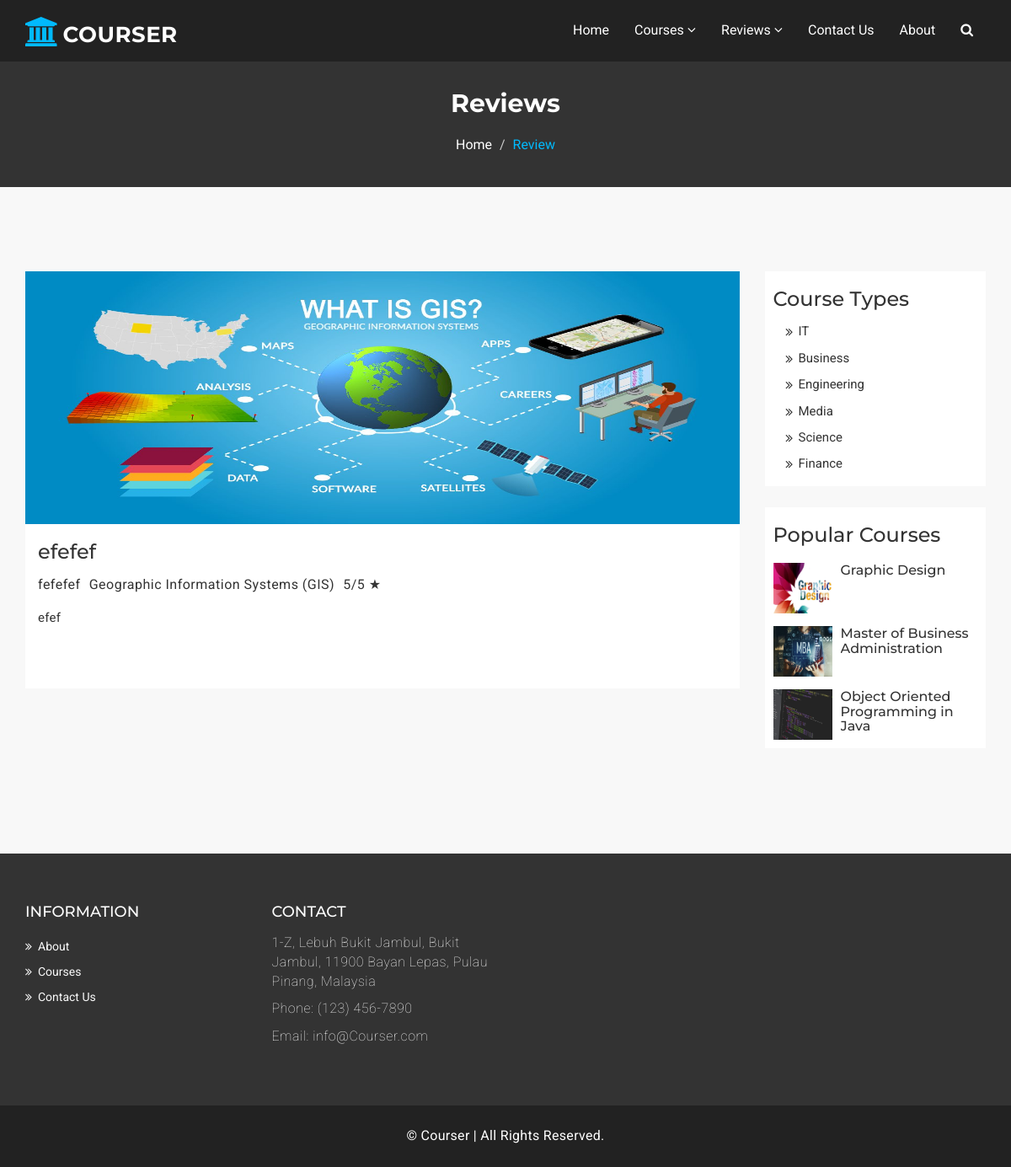
Page /reviewsingle.php?id=6 on the committed database.
### tables this page shows
CREATE TABLE `reviews` (
  `review_id` int(11) NOT NULL,
  `course_id` int(11) NOT NULL,
  `review_name` text NOT NULL,
  `review_title` text NOT NULL,
  `review_text` text NOT NULL,
  `review_rating` int(11) NOT NULL,
  `review_email` text NOT NULL
);

CREATE TABLE `courses` (
  `course_id` int(11) NOT NULL,
  `course_name` varchar(200) NOT NULL,
  `course_type` varchar(200) NOT NULL,
  `course_cost` varchar(300) NOT NULL,
  `course_length` varchar(200) NOT NULL,
  `course_desc` varchar(10000) NOT NULL,
  `course_info` varchar(10000) NOT NULL,
  `course_img` varchar(100) NOT NULL,
  `course_classes` varchar(200) NOT NULL,
  `course_prov` varchar(200) NOT NULL
);

### reviewsingle.php (the view, shortened to what this page needs)
<?php
	include_once('dbinc.php');
	$ID = $_GET['id'];
	$sql = "SELECT * FROM reviews where review_id='$ID';";
	$result = mysqli_query($conn, $sql) or die("Bad Query:$sql");
	$row = mysqli_fetch_array($result);
?>
<!DOCTYPE html>
<html lang="en">
  <head>
    <link href="assets/css/font-awesome.css" rel="stylesheet">
    <link href="assets/css/bootstrap.css" rel="stylesheet">
    <link rel="stylesheet" type="text/css" href="assets/css/slick.css">
    <link rel="stylesheet" href="assets/css/jquery.fancybox.css" type="text/css" media="screen" />
    <link id="switcher" href="assets/css/theme-color/default-theme.css" rel="stylesheet">
    <link href="assets/css/style.css" rel="stylesheet">
  </head>
  <body>
 <section id="mu-page-breadcrumb">
   <div class="container">
     <div class="row">
       <div class="col-md-12">
         <div class="mu-page-breadcrumb-area">
           <h2>Reviews</h2>
           <ol class="breadcrumb">
            <li><a href="index.php">Home</a></li>
            <li class="active">Review</li>
          </ol>
         </div>
       </div>
     </div>
   </div>
 </section>
 <section id="mu-course-content">
   <div class="container">
     <div class="row">
       <div class="col-md-12">
         <div class="mu-course-content-area">
            <div class="row">
              <div class="col-md-9">
                <div class="mu-course-container mu-blog-single">
                  <div class="row">
                    <div class="col-md-12">
                      <article class="mu-blog-single-item">
                        <figure class="mu-blog-single-img">
						<?php
						  $courseid = $row['course_id'];
						  $sql2 = "SELECT * FROM courses where course_id='$courseid';";
					      $result2 = mysqli_query($conn, $sql2) or die("Bad Query:$sql2");
	                      $row2 = mysqli_fetch_array($result2);
						  ?>
                          <a href="#"><img alt="img" src="<?php echo $row2['course_img']?>" height="300"></a>
                          <figcaption class="mu-blog-caption">
                            <h3><a href="#"><?php echo $row['review_title']?></a></h3>
                          </figcaption>
                        </figure>
                        <div class="mu-blog-meta">
                          <a><?php echo $row['review_name']?></a>
                          <a href="#"><?php echo $row2['course_name']?></a>
						  <a><?php echo $row['review_rating']?>/5 ★</a>
                        </div>
                        <div class="mu-blog-description">
                          <p><?php echo $row['review_text']?></p>
                        </div>
                      </article>
                    </div>
                  </div>
                </div>
              </div>
              <div class="col-md-3">
                <aside class="mu-sidebar">
                  <div class="mu-single-sidebar">
                    <h3>Course Types</h3>
                    <ul class="mu-sidebar-catg">
                      <li><a href="search.php?search=IT&submit-search=true">IT</a></li>
                      <li><a href="search.php?search=Business&submit-search=true">Business</a></li>
                      <li><a href="search.php?search=Engineering&submit-search=true">Engineering</a></li>
                      <li><a href="search.php?search=Media&submit-search=true">Media</a></li>
                      <li><a href="search.php?search=Science&submit-search=true">Science</a></li>
                      <li><a href="search.php?search=Finance&submit-search=true">Finance</a></li>
                    </ul>
                  </div>
                  <div class="mu-single-sidebar">
                    <h3>Popular Courses</h3>
                    <div class="mu-sidebar-popular-courses">
                      <div class="media">
                        <div class="media-left">
						<?php
						     $related = "SELECT * FROM courses WHERE course_id='4';";
						     $result3 = mysqli_query($conn, $related) or die("Bad Query:$related");
							 $row3 = mysqli_fetch_array($result3);
							?>
                          <a href="course-detail.php?id=4">
                            <img class="media-object" src="<?php echo $row3['course_img']?>" alt="img">
                          </a>
                        </div>
                        <div class="media-body">
                          <h4 class="media-heading"><a href="course-detail.php?id=4"><?php echo $row3['course_name']?></a></h4>
                        </div>
                      </div>
                        <div class="media">
                        <div class="media-left">
						<?php
						     $related = "SELECT * FROM courses WHERE course_id='3';";
						     $result3 = mysqli_query($conn, $related) or die("Bad Query:$related");
							 $row3 = mysqli_fetch_array($result3);
							?>
                          <a href="course-detail.php?id=3">
                            <img class="media-object" src="<?php echo $row3['course_img']?>" alt="img">
                          </a>
                        </div>
                        <div class="media-body">
                          <h4 class="media-heading"><a href="course-detail.php?id=3"><?php echo $row3['course_name']?></a></h4>
                        </div>
                      </div>
                      <div class="media">
                        <div class="media-left">
						<?php
						     $related = "SELECT * FROM courses WHERE course_id='1';";
						     $result3 = mysqli_query($conn, $related) or die("Bad Query:$related");
							 $row3 = mysqli_fetch_array($result3);
							?>
                          <a href="course-detail.php?id=1">
                            <img class="media-object" src="<?php echo $row3['course_img']?>" alt="img">
                          </a>
                        </div>
                        <div class="media-body">
                          <h4 class="media-heading"><a href="course-detail.php?id=1"><?php echo $row3['course_name']?></a></h4>
                        </div>
                      </div>
                    </div>
                  </div>
                </aside>
             </div>
           </div>
         </div>
       </div>
     </div>
   </div>
 </section>
  </body>
</html>

### assets/css/theme-color/default-theme.css (style rules this page uses)
#mu-menu .navbar-header .navbar-brand i { color: #01bafd; }
#mu-page-breadcrumb .mu-page-breadcrumb-area .breadcrumb .active { color: #01bafd; }
#mu-course-content { background-color: #f8f8f8; display: inline; float: left; padding: 100px 0; width: 100%; }
#mu-course-content .mu-course-content-area { display: inline; float: left; width: 100%; }
#mu-course-content .mu-course-content-area .mu-course-container { display: inline; float: left; width: 100%; }

### rows in the picture
reviews: review_title "efefef", review_name "fefefef", review_rating "5", review_text "efef"
courses: course_name "Geographic Information Systems (GIS)"
courses: course_name "Graphic Design"
courses: course_name "Master of Business Administration"
courses: course_name "Object Oriented Programming in Java"
